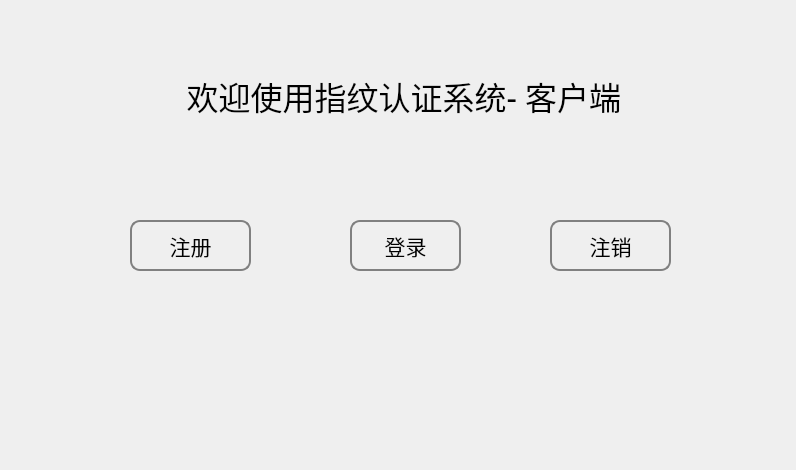
<?xml version="1.0" encoding="UTF-8"?>
<ui version="4.0">
 <class>Client</class>
 <widget class="QWidget" name="Client">
  <property name="geometry">
   <rect>
    <x>0</x>
    <y>0</y>
    <width>796</width>
    <height>470</height>
   </rect>
  </property>
  <property name="font">
   <font>
    <family>华光黑变_CNKI</family>
   </font>
  </property>
  <property name="windowTitle">
   <string>Client</string>
  </property>
  <widget class="QPushButton" name="pushButton4">
   <property name="geometry">
    <rect>
     <x>550</x>
     <y>220</y>
     <width>121</width>
     <height>51</height>
    </rect>
   </property>
   <property name="font">
    <font>
     <family>华光行楷_CNKI</family>
     <pointsize>16</pointsize>
    </font>
   </property>
   <property name="styleSheet">
    <string notr="true">QPushButton#pushButton4{

background-color: rgba(255, 255, 255, 0);

border:2px solid gray;border-radius:10px;

}

 
QPushButton#pushButton4:hover{ 

background-color: rgba(255, 255, 255, 150);

border:8px solid red;border-radius:10px;

}

QPushButton#pushButton4:pressed{

background-color: rgba(255, 255, 255, 150);

border:8px solid red;border-radius:10px;

} </string>
   </property>
   <property name="text">
    <string>注销</string>
   </property>
  </widget>
  <widget class="QPushButton" name="pushButton2">
   <property name="geometry">
    <rect>
     <x>350</x>
     <y>220</y>
     <width>111</width>
     <height>51</height>
    </rect>
   </property>
   <property name="font">
    <font>
     <family>华光行楷_CNKI</family>
     <pointsize>16</pointsize>
    </font>
   </property>
   <property name="styleSheet">
    <string notr="true">QPushButton#pushButton2{

background-color: rgba(255, 255, 255, 0);

border:2px solid gray;border-radius:10px;

}

 
QPushButton#pushButton2:hover{ 

background-color: rgba(255, 255, 255, 150);

border:8px solid red;border-radius:10px;

}

QPushButton#pushButton2:pressed{

background-color: rgba(255, 255, 255, 150);

border:8px solid red;border-radius:10px;

} </string>
   </property>
   <property name="text">
    <string>登录</string>
   </property>
  </widget>
  <widget class="QPushButton" name="pushButton3">
   <property name="geometry">
    <rect>
     <x>130</x>
     <y>220</y>
     <width>121</width>
     <height>51</height>
    </rect>
   </property>
   <property name="font">
    <font>
     <family>华光行楷_CNKI</family>
     <pointsize>16</pointsize>
    </font>
   </property>
   <property name="styleSheet">
    <string notr="true">QPushButton#pushButton3{

background-color: rgba(255, 255, 255, 0);

border:2px solid gray;border-radius:10px;

}

 
QPushButton#pushButton3:hover{ 

background-color: rgba(255, 255, 255,255);

border:8px solid red;border-radius:10px;

}

QPushButton#pushButton3:pressed{

background-color: rgba(255, 255, 255, 255);

border:8px solid red;border-radius:10px;

} </string>
   </property>
   <property name="text">
    <string>注册</string>
   </property>
  </widget>
  <widget class="QLabel" name="label">
   <property name="geometry">
    <rect>
     <x>170</x>
     <y>70</y>
     <width>481</width>
     <height>51</height>
    </rect>
   </property>
   <property name="font">
    <font>
     <family>华光楷体_CNKI</family>
     <pointsize>24</pointsize>
    </font>
   </property>
   <property name="styleSheet">
    <string notr="true">QLabel#label:hover{ 

background-color: rgba(255, 255, 255, 150);

border:8px solid red;border-radius:10px;

}</string>
   </property>
   <property name="text">
    <string>  欢迎使用指纹认证系统- 客户端</string>
   </property>
  </widget>
  <zorder>pushButton3</zorder>
  <zorder>pushButton2</zorder>
  <zorder>pushButton4</zorder>
  <zorder>label</zorder>
 </widget>
 <layoutdefault spacing="6" margin="11"/>
 <tabstops>
  <tabstop>pushButton2</tabstop>
  <tabstop>pushButton3</tabstop>
  <tabstop>pushButton4</tabstop>
 </tabstops>
 <resources/>
 <connections/>
</ui>
